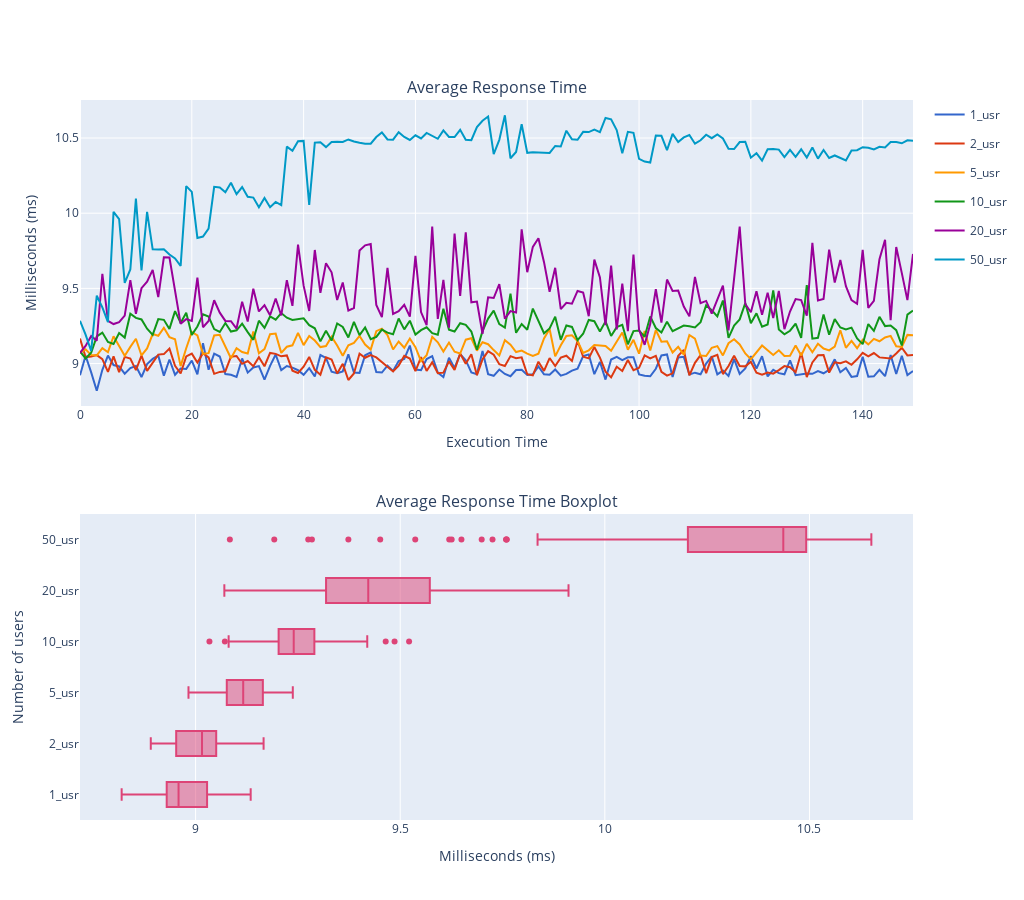

This figure's notebook cell:
### Code cell
figure1 = px.line(data_frame=merged_pd, 
                       color_discrete_sequence=px.colors.qualitative.G10)

figure2 = px.box(data_frame=merged_pd,
                 x =['1_usr', '2_usr', '5_usr', '10_usr', '20_usr', '50_usr'],
                 color_discrete_sequence=px.colors.qualitative.G10[6:])

# For as many traces that exist per Express figure, get the traces from each plot and store them in an array.
# This is essentially breaking down the Express fig into it's traces
figure1_traces = []
figure2_traces = []

for trace in range(len(figure1["data"])):
    figure1_traces.append(figure1["data"][trace])
for trace in range(len(figure2["data"])):
    figure2_traces.append(figure2["data"][trace])

#Create a 1x2 subplot
aggregated_results = make_subplots(rows=2, cols=1, 
                                   vertical_spacing=0.15,
                                   subplot_titles=['Average Response Time', 'Average Response Time Boxplot']) 

# Get the Express fig broken down as traces and add the traces to the proper plot within in the subplot
for traces in figure1_traces:
    aggregated_results.append_trace(traces, row=1, col=1)
for traces in figure2_traces:
    aggregated_results.append_trace(traces, row=2, col=1)


aggregated_results.update_xaxes(title_text="Execution Time", row=1, col=1)
aggregated_results.update_yaxes(title_text="Milliseconds (ms)", row=1, col=1)

aggregated_results.update_xaxes(title_text="Milliseconds (ms)", row=2, col=1)
aggregated_results.update_yaxes(title_text="Number of users", row=2, col=1)

aggregated_results.update_layout(height=900, width=1024)
aggregated_results.show()

### Figure 1 — Plotly figure (JSON) as saved in the notebook; plotly's stock layout.template omitted (floating-point values rounded to 4 significant figures; data arrays with more than 128 entries replaced by an {"elided": "..."} marker saying what was removed)
{"data": [{"hovertemplate": "variable=1_usr<br>index=%{x}<br>value=%{y}<extra></extra>", "legendgroup": "1_usr", "line": {"color": "#3366CC", "dash": "solid"}, "marker": {"symbol": "circle"}, "mode": "lines", "name": "1_usr", "orientation": "v", "showlegend": true, "type": "scatter", "x": {"elided": "150 int values"}, "xaxis": "x", "y": {"elided": "150 float values"}, "yaxis": "y"}, {"hovertemplate": "variable=2_usr<br>index=%{x}<br>value=%{y}<extra></extra>", "legendgroup": "2_usr", "line": {"color": "#DC3912", "dash": "solid"}, "marker": {"symbol": "circle"}, "mode": "lines", "name": "2_usr", "orientation": "v", "showlegend": true, "type": "scatter", "x": {"elided": "150 int values"}, "xaxis": "x", "y": {"elided": "150 float values"}, "yaxis": "y"}, {"hovertemplate": "variable=5_usr<br>index=%{x}<br>value=%{y}<extra></extra>", "legendgroup": "5_usr", "line": {"color": "#FF9900", "dash": "solid"}, "marker": {"symbol": "circle"}, "mode": "lines", "name": "5_usr", "orientation": "v", "showlegend": true, "type": "scatter", "x": {"elided": "150 int values"}, "xaxis": "x", "y": {"elided": "150 float values"}, "yaxis": "y"}, {"hovertemplate": "variable=10_usr<br>index=%{x}<br>value=%{y}<extra></extra>", "legendgroup": "10_usr", "line": {"color": "#109618", "dash": "solid"}, "marker": {"symbol": "circle"}, "mode": "lines", "name": "10_usr", "orientation": "v", "showlegend": true, "type": "scatter", "x": {"elided": "150 int values"}, "xaxis": "x", "y": {"elided": "150 float values"}, "yaxis": "y"}, {"hovertemplate": "variable=20_usr<br>index=%{x}<br>value=%{y}<extra></extra>", "legendgroup": "20_usr", "line": {"color": "#990099", "dash": "solid"}, "marker": {"symbol": "circle"}, "mode": "lines", "name": "20_usr", "orientation": "v", "showlegend": true, "type": "scatter", "x": {"elided": "150 int values"}, "xaxis": "x", "y": {"elided": "150 float values"}, "yaxis": "y"}, {"hovertemplate": "variable=50_usr<br>index=%{x}<br>value=%{y}<extra></extra>", "legendgroup": "50_usr", "line": {"color": "#0099C6", "dash": "solid"}, "marker": {"symbol": "circle"}, "mode": "lines", "name": "50_usr", "orientation": "v", "showlegend": true, "type": "scatter", "x": {"elided": "150 int values"}, "xaxis": "x", "y": {"elided": "150 float values"}, "yaxis": "y"}, {"alignmentgroup": "True", "hovertemplate": "value=%{x}<br>variable=%{y}<extra></extra>", "legendgroup": "", "marker": {"color": "#DD4477"}, "name": "", "notched": false, "offsetgroup": "", "orientation": "h", "showlegend": false, "type": "box", "x": {"elided": "900 float values"}, "x0": " ", "xaxis": "x2", "y": {"elided": "900 str values"}, "y0": " ", "yaxis": "y2"}], "layout": {"annotations": [{"font": {"size": 16}, "showarrow": false, "text": "Average Response Time", "x": 0.5, "xanchor": "center", "xref": "paper", "y": 1, "yanchor": "bottom", "yref": "paper"}, {"font": {"size": 16}, "showarrow": false, "text": "Average Response Time Boxplot", "x": 0.5, "xanchor": "center", "xref": "paper", "y": 0.425, "yanchor": "bottom", "yref": "paper"}], "height": 900, "width": 1024, "xaxis": {"anchor": "y", "domain": [0, 1], "title": {"text": "Execution Time"}}, "xaxis2": {"anchor": "y2", "domain": [0, 1], "title": {"text": "Milliseconds (ms)"}}, "yaxis": {"anchor": "x", "domain": [0.575, 1], "title": {"text": "Milliseconds (ms)"}}, "yaxis2": {"anchor": "x2", "domain": [0, 0.425], "title": {"text": "Number of users"}}}}
